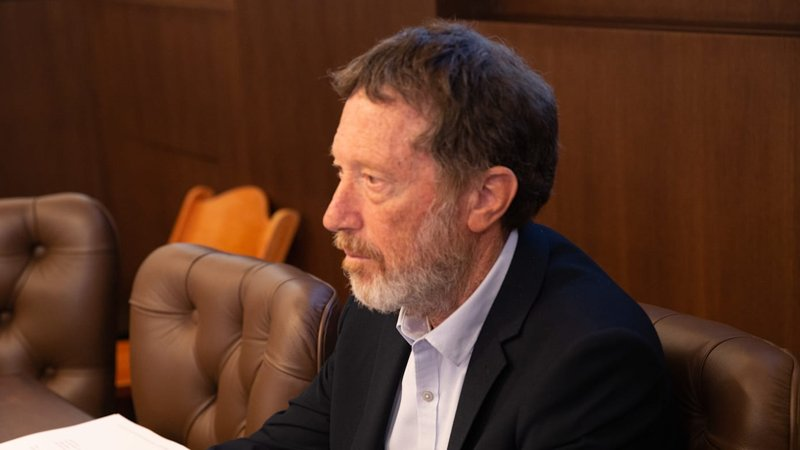
#> input picture assets/images/economy/article1.jpg, 800 x 450 px
$ python -i sync_content.py   (imports and definitions only)
#> lines starting #> are read from the running program, lines starting #| are printed output that depends on the picture
#!/usr/bin/env python3
# -*- coding: utf-8 -*-
"""
מסנכרן את תוכן שלושת דפי הנחיתה מקובץ ה-Google Docs.
הרצה: python scripts/sync_content.py
פלט: data/content.json (נטען דינמית ב-3 דפי ה-HTML דרך js/content-loader.js)

שלבים:
1. מוריד את טקסט המסמך (export?format=txt) דרך curl.
2. מפרק לשלושה נושאים (economy / polls / media) ובתוכם: פסקת פתיחה, מדיה, כתבות.
3. לכל כתבה/קישור מדיה - מנסה לשלוף כותרת ותמונה מייצגת (og:title / og:image)
   מהעמוד המקורי, ומוריד+גוזר את התמונה ל-16:9 לתוך assets/images/<topic>/.
4. ממזג עם data/overrides.json (עדכונים ידניים שלא קיימים במסמך, כמו קישור שהוחלף).
5. כותב את data/content.json הסופי.
"""

import json
import re
import subprocess
import sys
from io import BytesIO
from pathlib import Path
from urllib.parse import urlparse

from PIL import Image, ImageDraw, ImageFont

# [3 lines not run here, left out]

ROOT = Path(__file__).resolve().parent.parent
DATA_DIR = ROOT / "data"
IMAGES_DIR = ROOT / "assets" / "images"
DOC_ID = "1_W-j2bjlCNfmcpmKQMpm8PcLuhKibC1NWrHE1M7LONg"
DOC_TXT_URL = f"https://docs.google.com/document/d/{DOC_ID}/export?format=txt"

UA = ("Mozilla/5.0 (Windows NT 10.0; Win64; x64) AppleWebKit/537.36 "
      "(KHTML, like Gecko) Chrome/124.0 Safari/537.36")

HEADERS = {
    "economy": r"^כלכלת בחירות-\s*$",
    "polls": r"^סקרי\s*ם?\s*בחירות-\s*$",
    "media": r"^תקשורת ומסגור\s*-\s*$",
}

DOMAIN_LABELS = {
    "globes.co.il": "גלובס",
    "calcalist.co.il": "כלכליסט",
    "mako.co.il": "מאקו · N12",
    "mekomit.co.il": "שיחה מקומית",
    "idi.org.il": "המכון הישראלי לדמוקרטיה",
    "mida.org.il": "מידה",
    "shakuf.co.il": "שקוף",
    "ice.co.il": "Ice",
    "kan.org.il": "כאן",
    "facebook.com": "פייסבוק",
    "open.spotify.com": "ספוטיפיי",
    "youtube.com": "יוטיוב",
    "youtu.be": "יוטיוב",
}

URL_RE = re.compile(r"https?://\S+")


def curl_bytes(url, timeout=15):
    try:
        res = subprocess.run(
            ["curl", "-sL", "--max-time", str(timeout), "-A", UA, url],
            capture_output=True, check=False,
        )
        return res.stdout
    except FileNotFoundError:
        print("שגיאה: curl לא נמצא בנתיב (PATH). נדרש כדי להריץ את הסקריפט.", file=sys.stderr)
        sys.exit(1)


# [59 lines left out: functions fetch_doc_text, split_topics, split_sections, domain_of, label_for_domain, not called in this run]


def clean(s):
    return re.sub(r"\s+", " ", s or "").strip(" \t\n-–—")


# [106 lines left out: functions extract_items, parse_meta, media_type_for, spotify_uri, youtube_embed, parse_time_range and 1 more, not called in this run]


def save_cropped_image(image_url, dest_path):
    raw = curl_bytes(image_url, timeout=15)
    if not raw or len(raw) < 500:
        return False
    try:
        img = Image.open(BytesIO(raw)).convert("RGB")
    except Exception:
        return False
    target_ratio = 16 / 9
    w, h = img.size
    cur_ratio = w / h
    if cur_ratio > target_ratio:
        new_w = int(h * target_ratio)
        x0 = (w - new_w) // 2
        img = img.crop((x0, 0, x0 + new_w, h))
    else:
        new_h = int(w / target_ratio)
        y0 = (h - new_h) // 2
        img = img.crop((0, y0, w, y0 + new_h))
    img = img.resize((800, 450))
    dest_path.parent.mkdir(parents=True, exist_ok=True)
    img.save(dest_path, quality=85)
    return True


# [163 lines left out: functions placeholder_image, build_media_items, build_articles, deep_merge, main, not called in this run]


# [2 lines not run here, left out]

>>> import cv2
>>> picture = cv2.imread('../assets/images/economy/article1.jpg', cv2.IMREAD_GRAYSCALE)
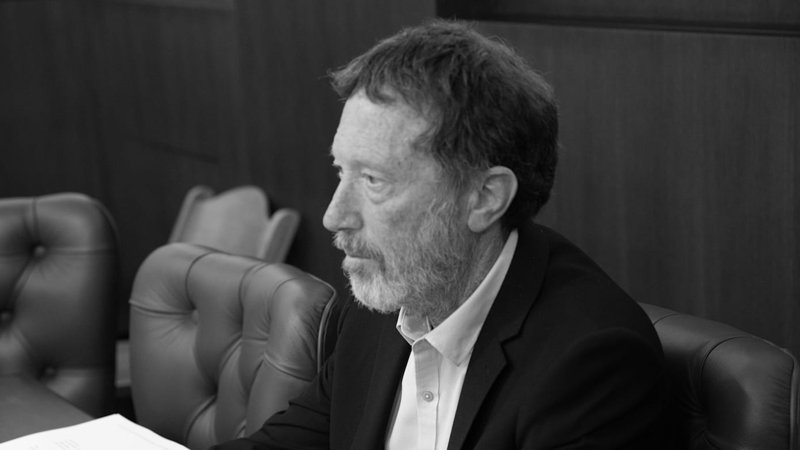
#> picture: shape (450, 800); min 0, max 254, mean 59.2
>>> result = save_cropped_image(picture, 'out.png')
#> (the run stopped early here; a loop or call above may not have finished)

$ run again, on assets/images/media/article2.jpg
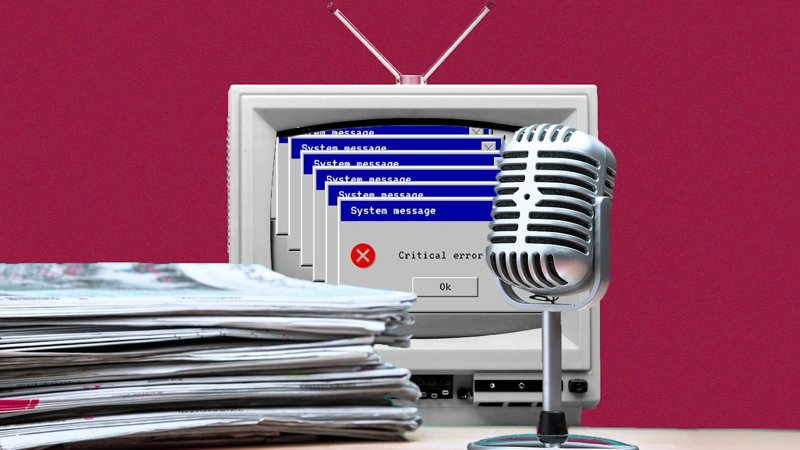
#> input picture assets/images/media/article2.jpg, 800 x 450 px
#> `picture = cv2.imread('../assets/images/economy/article1.jpg', cv2.IMRE..`:
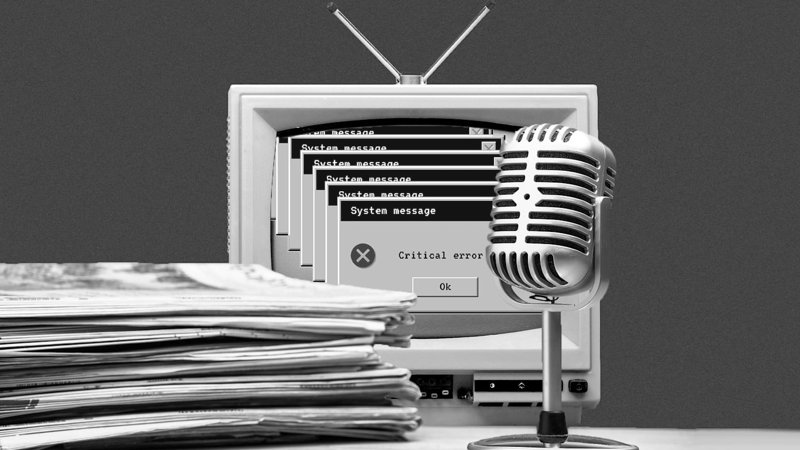
#> picture: shape (450, 800); min 0, max 255, mean 107.5

$ run again, on assets/images/media/article3.jpg
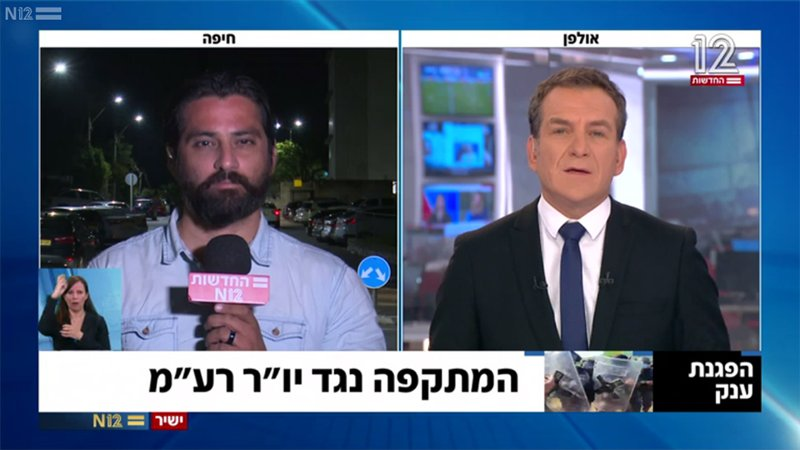
#> input picture assets/images/media/article3.jpg, 800 x 450 px
#> `picture = cv2.imread('../assets/images/economy/article1.jpg', cv2.IMRE..`:
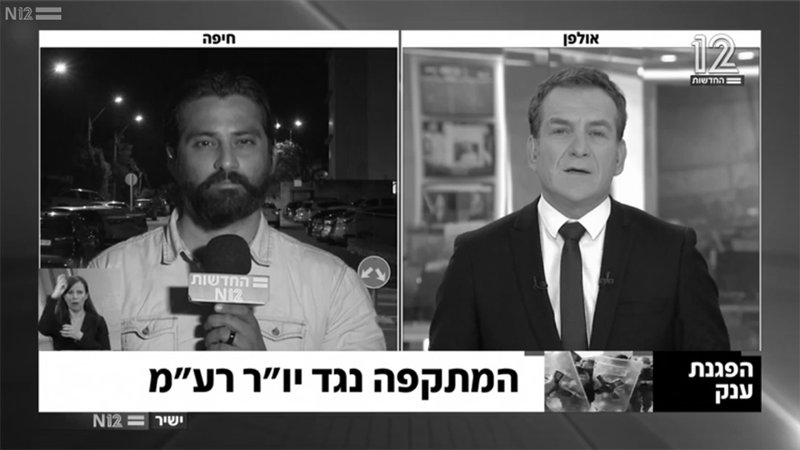
#> picture: shape (450, 800); min 0, max 255, mean 96

$ run again, on assets/images/polls/article1.jpg
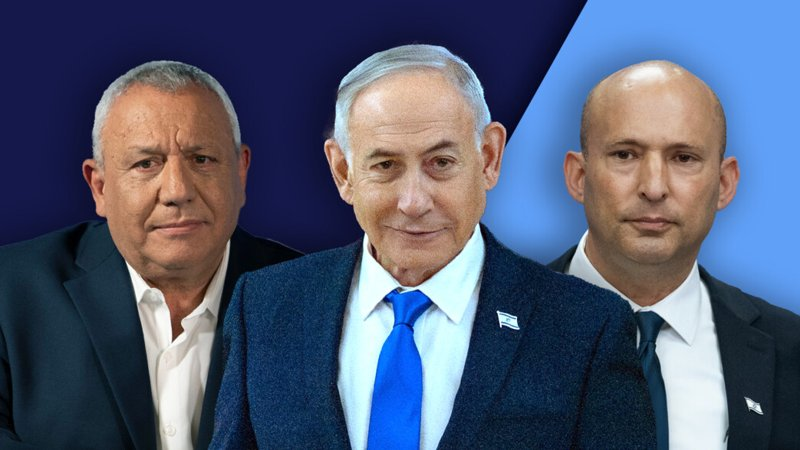
#> input picture assets/images/polls/article1.jpg, 800 x 450 px
#> `picture = cv2.imread('../assets/images/economy/article1.jpg', cv2.IMRE..`:
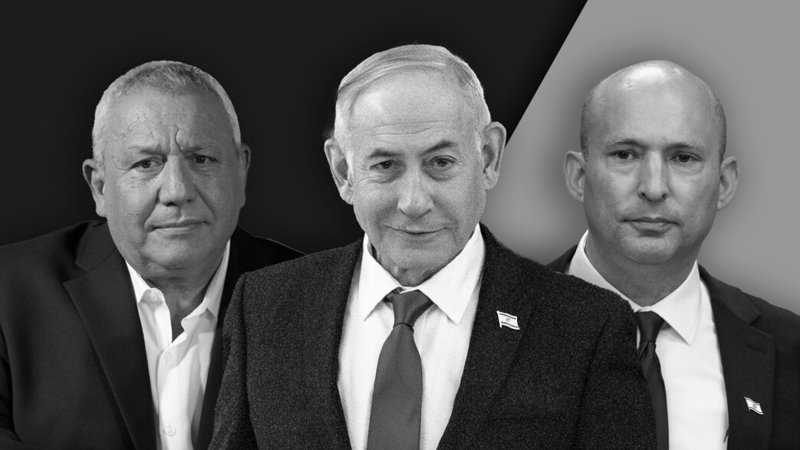
#> picture: shape (450, 800); min 0, max 255, mean 90.7
